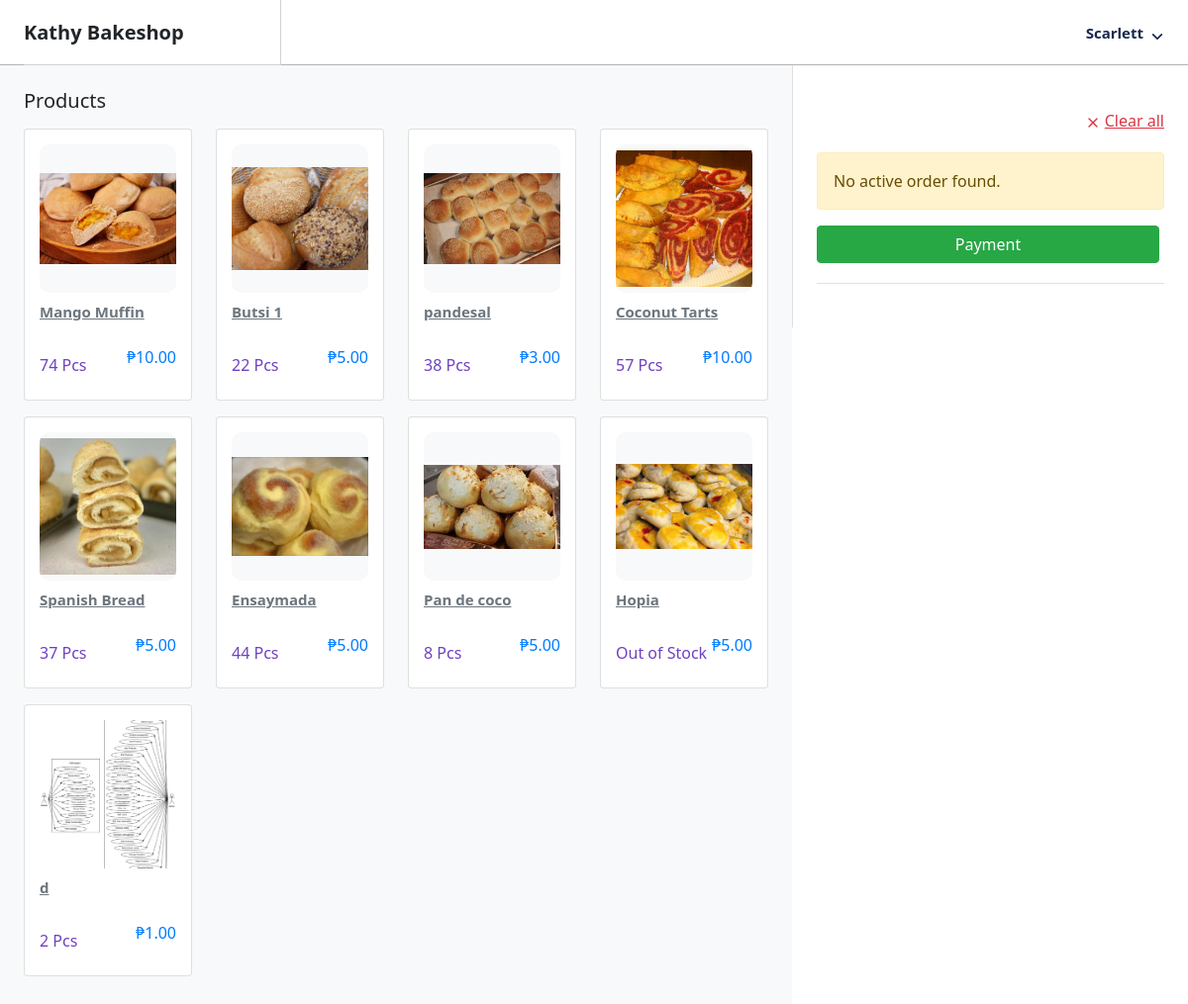
/pos/ (signed in), run on the app's committed database.
### tables this page shows
CREATE TABLE IF NOT EXISTS `products` (
  `id` int NOT NULL AUTO_INCREMENT,
  `product_name` varchar(50) NOT NULL,
  `price` decimal(10,2) NOT NULL,
  `image` longblob NOT NULL,
  `description` varchar(1000) NOT NULL,
  `quantity` int NOT NULL,
  PRIMARY KEY (`id`),
  UNIQUE KEY `id` (`id`)
);

### Classes/Connect.php (called while the page is built, shortened)
<?php
        class Database {
            private $server_name = "localhost";
            private $db_username = "root";
            private $db_password = "";
            private $db_name = "db_pos";
            public function __construct() {
                $this->conn = new mysqli($this->server_name, $this->db_username, $this->db_password, $this->db_name);
        }
    }
    ?>

### Classes/Product.php (called while the page is built, shortened)
<?php
require_once "Connect.php";
class Product extends Database {
    public function displayProducts() {
        $sql = "SELECT * FROM products";
        $result = $this->conn->query($sql);
        if ($result) {
            $items = [];
            while ($item = $result->fetch_assoc()) {
                $items[] = $item;
            }
            return $items;
        } else {
            die("Error in retrieving: " . $this->conn->error);
        }
    }
}

### pos/index.php (the view, shortened to what this page needs)
<?php
include "../Classes/Product.php";
$product = new Product;
$product_list = $product->displayProducts();
?>
<!DOCTYPE html>
<html lang="en">
<head>
    <link href="https://cdn.jsdelivr.net/npm/bootstrap@5.1.3/dist/css/bootstrap.min.css" rel="stylesheet">
    <link rel="stylesheet" href="https://cdnjs.cloudflare.com/ajax/libs/font-awesome/6.1.1/css/all.min.css" />
    <link rel="stylesheet" href="css/style.css">
<body>
    <div class="header" bis_skin_checked="1">
        <div class="header-left active" bis_skin_checked="1">
            <span class="fw-bold fs-5">Kathy Bakeshop</span>
        </div>
        <ul class="nav user-menu">
            <li class="nav-item dropdown has-arrow main-drop">
                <a href="javascript:void(0);" class="dropdown-toggle nav-link userset" data-bs-toggle="dropdown">
                    <span class="user-info">
                        <span class="user-detail">
                            <span class="user-name">
                                <?php if (isset($_SESSION['user_name'])): ?>
                                    <?php echo $_SESSION['user_name']; ?>
                                <?php endif; ?>
                            </span>
                        </span>
                    </span>
                </a>
            </li>
        </ul>
    </div>
    <div class="page-wrapper pos-pg-wrapper ms-0" bis_skin_checked="1" style="min-height: 920px;">
        <div class="content pos-design p-0" bis_skin_checked="1">
            <div class="row align-items-start pos-wrapper" bis_skin_checked="1">
                <div class="col-md-12 col-lg-8" bis_skin_checked="1">
                    <div class="pos-categories tabs_wrapper" bis_skin_checked="1">
                        <div class="pos-products" bis_skin_checked="1">
                            <div class="d-flex align-items-center justify-content-between" bis_skin_checked="1">
                                <h5 class="mb-3">Products</h5>
                            </div>
                            <div class="tabs_container" bis_skin_checked="1">
                                <div class="tab_content active" data-tab="all" bis_skin_checked="1">
                                    <div class="row" bis_skin_checked="1">
                                        <?php foreach ($product_list as $product): ?>
                                            <div class="col-sm-2 col-md-6 col-lg-3 col-xl-3 mb-3" bis_skin_checked="1">
                                                <div class="product-info default-cover card" bis_skin_checked="1">
                                                    <?php if ($product['quantity'] > 0): ?>
                                                        <a href="../Actions/add-to-cart.php?id=<?= $product['id'] ?>"
                                                            class="img-bg">
                                                        <?php else: ?>
                                                            <a href="javascript:void(0);" class="img-bg">
                                                            <?php endif; ?>
                                                            <img src="<?= $product['image'] ?>" alt="Products" />
                                                        </a>
                                                        <h6 class="product-name"><a
                                                                href="../Actions/add-to-cart.php?id=<?= $product['id'] ?>"><?= $product['product_name'] ?></a>
                                                        </h6>
                                                        <div class="d-flex align-items-center justify-content-between price"
                                                            bis_skin_checked="1">
                                                            <span><?= ($product['quantity'] > 0) ? $product['quantity'] . ' Pcs' : 'Out of Stock' ?></span>
                                                            <p>₱<?= $product['price'] ?></p>
                                                        </div>
                                                </div>
                                            </div>
                                        <?php endforeach; ?>
                                    </div>
                                </div>
                            </div>
                        </div>
                    </div>
                </div>
                <div class="col-md-12 col-lg-4 ps-0" bis_skin_checked="1">
                    <aside class="product-order-list">
                        <div class="product-added block-section" bis_skin_checked="1">
                            <div class="head-text d-flex align-items-center justify-content-between"
                                bis_skin_checked="1">
                                <a href="../Actions/clear-order-details.php"
                                    class="d-flex align-items-center text-danger">
                                    <span class="me-1">
                                        <svg xmlns="http://www.w3.org/2000/svg" width="24" height="24"
                                            viewBox="0 0 24 24" fill="none" stroke="currentColor" stroke-width="2"
                                            stroke-linecap="round" stroke-linejoin="round"
                                            class="feather feather-x feather-16">
                                            <line x1="18" y1="6" x2="6" y2="18"></line>
                                            <line x1="6" y1="6" x2="18" y2="18"></line>
                                        </svg>
                                    </span>
                                    Clear all
                                </a>
                            </div>
                            <?php include "../Actions/get-order.php"; ?>
                            <div class="btn-row d-sm-flex align-items-center justify-content-between"
                                bis_skin_checked="1">
                                <a href="javascript:void(0);" class="btn btn-success btn-icon flex-fill"
                                    data-bs-toggle="modal" data-bs-target="#paymentModal">
                                    Payment
                                </a>
                            </div>
                    </aside>
                </div>
            </div>
        </div>
    </div>
</body>
</html>

### pos/css/style.css (style rules this page uses)
img { max-width: 100%; height: auto; vertical-align: inherit; }
img, svg { vertical-align: middle; }
.page-wrapper { -webkit-transition: all 0.5s ease; -ms-transition: all 0.5s ease; transition: all 0.5s ease; margin: 0 0 0 260px; padding: 66px 0 0; position: relative; left: 0; -webkit-transition: all 0.2s ease; -ms-transition: all 0.2s ease; transition: all 0.2s ease; }
aside { height: 100%; padding: 24px; background-color: #fff; border-left: 1px solid #e0e0e0; }
aside.product-order-list .block-section { margin: 20px 0; padding: 0 0 20px 0; border-bottom: 1px solid #e0e0e0; }
aside.product-order-list .product-added .head-text { margin-bottom: 20px; }
aside.product-order-list .btn-row { padding: 0; }
aside.product-order-list .btn-row .btn { margin-right: 5px; border-radius: 4px; font-size: 1rem; }
aside.product-order-list .btn-row .btn.btn-success { background-color: #28a745; border-color: #28a745; }
.pos-design .pos-wrapper { --bs-gutter-x: 0; }
.tabs_wrapper .tabs_container { padding-top: 0; display: inline-block; width: 100%; }
.tabs_wrapper .tabs_container .tab_content { display: none; width: 100%; }
.tabs_wrapper .tabs_container .tab_content.active { display: inline-block; }
.pos-products .product-info { padding: 15px; color: #6c757d; transition: all 0.5s ease; }
.pos-products .product-info .img-bg { height: 117px; background-color: #f8f9fa; border-radius: 10px; display: flex; align-items: center; justify-content: center; margin-bottom: 10px; position: relative; }
.pos-products .product-info .img-bg img { transition: all 0.5s ease; }
.pos-products .product-info h6 { font-size: 15px; font-weight: 700; }
.pos-products .product-info h6.product-name a { color: #6c757d; }
.pos-products .product-info .price { margin-top: 17px; }
.pos-products .product-info .price span { color: #6f42c1; }
.pos-products .product-info .price p { color: #007bff; }
.pos-categories { background-color: #f8f9fa; padding: 24px; border-collapse: collapse; }
.pos-products .product-info .img-bg img { transition: all 0.5s ease; object-fit: cover; width: 100px; }
.header { background: #ffffff; border-bottom: 1px solid #b3b3b3; height: 66px; z-index: 999; position: fixed; top: 0; left: 0; right: 0; transition: all 0.5s ease; }
.header .header-left { display: flex; align-items: center; justify-content: space-between; float: left; height: 66px; position: relative; text-align: center; width: 260px; z-index: 1; margin: 0 24px; transition: all 0.5s ease; border-right: 1px solid #d1d1d1; border-bottom: 1px solid #d1d1d1; }
.header .userset { display: flex; align-items: center; }
.header .has-arrow .dropdown-toggle::after { display: none !important; }
.header .user-info { display: flex; align-items: center; justify-content: center; position: relative; padding: 0 30px 0 0; }
.header .user-info::after { content: ""; width: 8px; height: 8px; border-top: 0; border-left: 0; border-right: 2px solid #1B2950; border-bottom: 2px solid #1B2950; border-radius: 1px; transform: rotate(45deg); transition: all 0.5s; top: 8px; position: absolute; right: 12px; }
.header .user-info .user-name { font-size: 15px; font-weight: 600; color: #1B2950; display: flex; align-items: center; }
.header .user-menu { display: flex; align-items: center; justify-content: center; margin: 0; position: relative; padding-right: 15px; height: 100%; transition: all 0.5s ease; }
.header .user-menu > li { margin-left: 18px; }
.header .user-menu .dropdown-toggle::after { border: 0; display: none; }
.header .user-menu.nav > li > a { padding: 0; display: flex; line-height: normal; color: #6c757d; }
.feather-16 { width: 16px; height: 16px; }
.pos-products .product-info .img-bg { height: 150px; background-color: #f8f9fa; border-radius: 10px; display: flex; align-items: center; justify-content: center; margin-bottom: 10px; position: relative; overflow: hidden; }
.pos-products .product-info .img-bg img { transition: all 0.5s ease; object-fit: cover; width: 100%; }

### data on the page
products: image (picture), product_name "Mango Muffin", quantity "74", price "10.00"
products: image (picture), product_name "Butsi 1", quantity "22", price "5.00"
products: image (picture), product_name "pandesal", quantity "38", price "3.00"
products: image (picture), product_name "Coconut Tarts", quantity "57", price "10.00"
products: image (picture), product_name "Spanish Bread", quantity "37", price "5.00"
products: image (picture), product_name "Ensaymada", quantity "44", price "5.00"
products: image (picture), product_name "Pan de coco", quantity "8", price "5.00"
products: image (picture), product_name "Hopia", quantity "Out of Stock", price "5.00"
products: image (picture), product_name "d", quantity "2", price "1.00"

### other printed values
$_SESSION['user_name'] "Scarlett"
